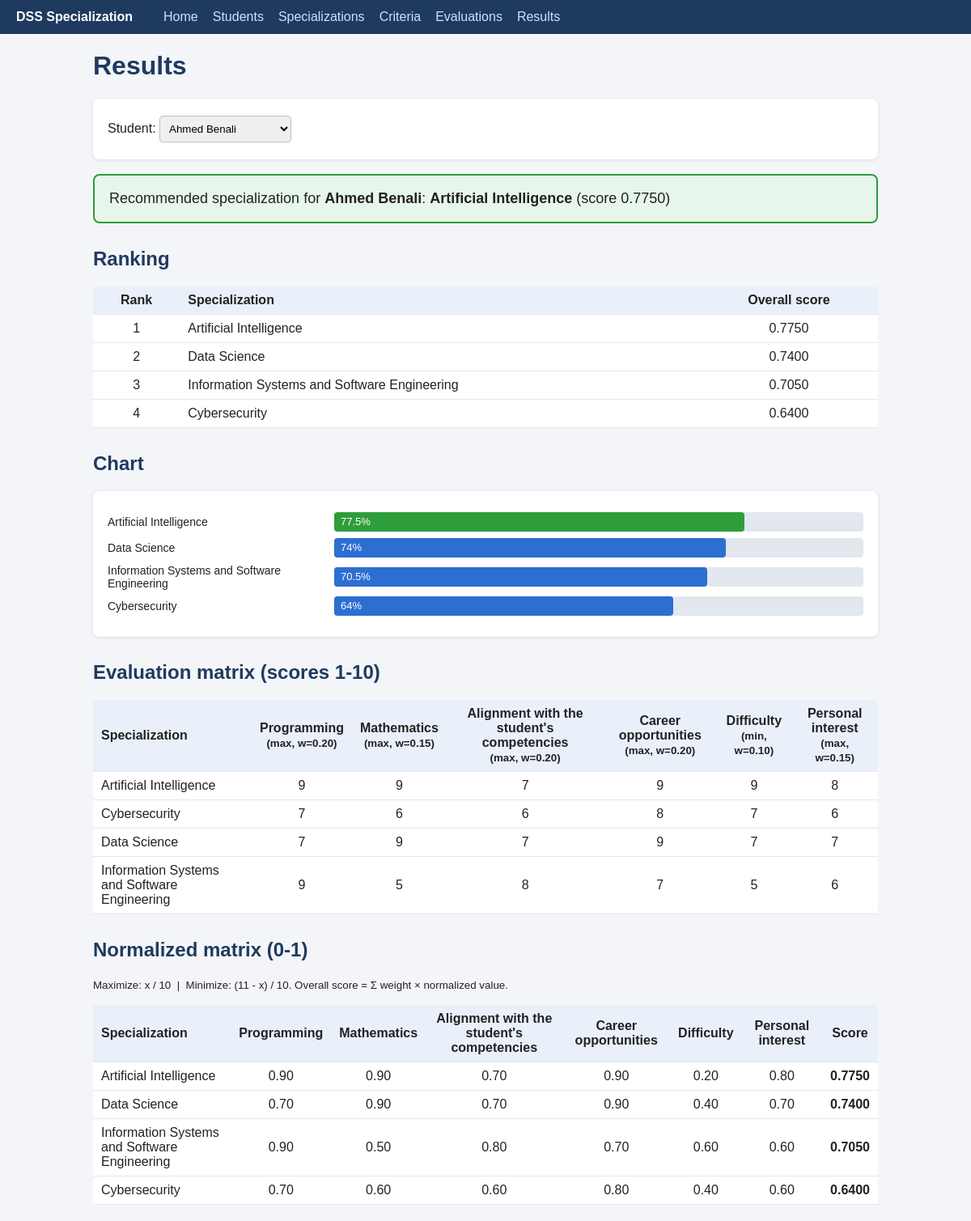
/results.php?student_id=1, run on the app's committed database.
### tables this page shows
CREATE TABLE students (
  id INT AUTO_INCREMENT PRIMARY KEY,
  name VARCHAR(100) NOT NULL,
  email VARCHAR(100) NULL
);

CREATE TABLE specializations (
  id INT AUTO_INCREMENT PRIMARY KEY,
  name VARCHAR(100) NOT NULL,
  description VARCHAR(255) NULL
);

CREATE TABLE criteria (
  id INT AUTO_INCREMENT PRIMARY KEY,
  name VARCHAR(100) NOT NULL,
  type ENUM('max','min') NOT NULL DEFAULT 'max',
  weight DECIMAL(4,2) NOT NULL DEFAULT 0.00
);

CREATE TABLE evaluations (
  id INT AUTO_INCREMENT PRIMARY KEY,
  student_id INT NOT NULL,
  specialization_id INT NOT NULL,
  criterion_id INT NOT NULL,
  score TINYINT NOT NULL,
  UNIQUE KEY uniq_eval (student_id, specialization_id, criterion_id),
  CONSTRAINT chk_score CHECK (score BETWEEN 1 AND 10),
  FOREIGN KEY (student_id) REFERENCES students(id) ON DELETE CASCADE,
  FOREIGN KEY (specialization_id) REFERENCES specializations(id) ON DELETE CASCADE,
  FOREIGN KEY (criterion_id) REFERENCES criteria(id) ON DELETE CASCADE
);

### config.php (called while the page is built, shortened)
<?php
function e($s) {
    return htmlspecialchars((string)$s, ENT_QUOTES, 'UTF-8');
}

### results.php (the view, shortened to what this page needs)
<?php
require 'config.php';
$students = $pdo->query("SELECT * FROM students ORDER BY name")->fetchAll();
$specs    = $pdo->query("SELECT * FROM specializations ORDER BY id")->fetchAll();
$crit     = $pdo->query("SELECT * FROM criteria ORDER BY id")->fetchAll();
$sid = (int)($_GET['student_id'] ?? 0);
$results = [];
$incomplete = [];
$ev = [];
$tie = false;
$totalW = 0;
foreach ($crit as $c) { $totalW += (float)$c['weight']; }
if ($sid) {
    $st = $pdo->prepare("SELECT specialization_id, criterion_id, score FROM evaluations WHERE student_id=?");
    $st->execute([$sid]);
    foreach ($st->fetchAll() as $r) {
        $ev[$r['specialization_id']][$r['criterion_id']] = (int)$r['score'];
    }
    foreach ($specs as $s) {
        $score = 0;
        $norm = [];
        $ok = true;
        foreach ($crit as $c) {
            $x = $ev[$s['id']][$c['id']] ?? null;
            $r = ($c['type'] === 'max') ? $x / 10 : (11 - $x) / 10;
            $norm[$c['id']] = $r;
            $score += (float)$c['weight'] * $r;
        }
        if ($ok && $totalW > 0) {
            $results[] = ['spec' => $s, 'score' => $score / $totalW, 'norm' => $norm];
        } else {
            $incomplete[] = $s['name'];
        }
    }
    usort($results, fn($a, $b) => $b['score'] <=> $a['score']);
    $rank = 0; $prev = null; $i = 0;
    foreach ($results as &$r) {
        $i++;
        $key = round($r['score'], 4);
        if ($prev === null || $key !== $prev) { $rank = $i; }
        $r['rank'] = $rank;
        $prev = $key;
    }
    $winners = array_values(array_filter($results, fn($r) => $r['rank'] === 1));
    $tie = count($winners) > 1;
}
$studentName = '';
foreach ($students as $s) { if ($s['id'] == $sid) $studentName = $s['name']; }
include 'header.php';
?>
<h1>Results</h1>
<div class="card">
  <form method="get">
    Student:
    <select name="student_id" onchange="this.form.submit()">
      <?php foreach ($students as $s): ?>
        <option value="<?= (int)$s['id'] ?>" <?= $sid == $s['id'] ? 'selected' : '' ?>><?= e($s['name']) ?></option>
      <?php endforeach; ?>
    </select>
  </form>
</div>
<?php if ($sid): ?>
<?php if (!$results): ?>
  <div class="msg-err">No complete evaluation available for <?= e($studentName) ?>.
    <a href="evaluations.php?student_id=<?= $sid ?>">Fill the evaluations</a>.</div>
<?php else: ?>
  <div class="reco">
    <?php if ($tie): ?>
      <strong>Tie detected!</strong> For <?= e($studentName) ?>, these specializations have the same highest score
      (<?= number_format($winners[0]['score'], 4) ?>):
      <strong><?= e(implode(' / ', array_map(fn($w) => $w['spec']['name'], $winners))) ?></strong>.
    <?php else: ?>
      Recommended specialization for <strong><?= e($studentName) ?></strong>:
      <strong><?= e($results[0]['spec']['name']) ?></strong>
      (score <?= number_format($results[0]['score'], 4) ?>)
    <?php endif; ?>
  </div>
  <h2>Ranking</h2>
  <table>
    <tr><th class="c">Rank</th><th>Specialization</th><th class="c">Overall score</th></tr>
    <?php foreach ($results as $r): ?>
    <tr>
      <td class="c"><?= $r['rank'] ?></td>
      <td><?= e($r['spec']['name']) ?></td>
      <td class="c"><?= number_format($r['score'], 4) ?></td>
    </tr>
    <?php endforeach; ?>
  </table>
  <h2>Chart</h2>
  <div class="card">
    <?php foreach ($results as $r): $pct = round($r['score'] * 100, 1); ?>
    <div class="bar-row">
      <div class="bar-label"><?= e($r['spec']['name']) ?></div>
      <div class="bar-track">
        <div class="bar-fill <?= $r['rank'] === 1 ? 'first' : '' ?>" style="width: <?= $pct ?>%"><?= $pct ?>%</div>
      </div>
    </div>
    <?php endforeach; ?>
  </div>
  <h2>Evaluation matrix (scores 1-10)</h2>
  <table>
    <tr>
      <th>Specialization</th>
      <?php foreach ($crit as $c): ?>
        <th class="c"><?= e($c['name']) ?><br><small>(<?= $c['type'] ?>, w=<?= number_format((float)$c['weight'], 2) ?>)</small></th>
      <?php endforeach; ?>
    </tr>
    <?php foreach ($specs as $s): ?>
    <tr>
      <td><?= e($s['name']) ?></td>
      <?php foreach ($crit as $c): ?>
        <td class="c"><?= e($ev[$s['id']][$c['id']] ?? '-') ?></td>
      <?php endforeach; ?>
    </tr>
    <?php endforeach; ?>
  </table>
  <h2>Normalized matrix (0-1)</h2>
  <p><small>Maximize: x / 10 &nbsp;|&nbsp; Minimize: (11 - x) / 10. Overall score = &Sigma; weight &times; normalized value.</small></p>
  <table>
    <tr>
      <th>Specialization</th>
      <?php foreach ($crit as $c): ?><th class="c"><?= e($c['name']) ?></th><?php endforeach; ?>
      <th class="c">Score</th>
    </tr>
    <?php foreach ($results as $r): ?>
    <tr>
      <td><?= e($r['spec']['name']) ?></td>
      <?php foreach ($crit as $c): ?>
        <td class="c"><?= number_format($r['norm'][$c['id']], 2) ?></td>
      <?php endforeach; ?>
      <td class="c"><strong><?= number_format($r['score'], 4) ?></strong></td>
    </tr>
    <?php endforeach; ?>
  </table>
<?php endif; ?>
<?php endif; ?>
<?php include 'footer.php'; ?>

### style.css (style rules this page uses)
* { box-sizing: border-box; }
body { font-family: Arial, sans-serif; margin: 0; background: #f3f5f9; color: #222; }
h1 { color: #1f3a5f; }
h2 { color: #1f3a5f; margin-top: 30px; }
.card { background: #fff; border-radius: 8px; padding: 18px; margin-bottom: 18px; box-shadow: 0 1px 4px rgba(0,0,0,.1); }
table { width: 100%; border-collapse: collapse; background: #fff; }
th, td { padding: 8px 10px; border-bottom: 1px solid #e3e7ee; text-align: left; }
th { background: #eaf0fa; }
td.c, th.c { text-align: center; }
input[type=text], input[type=email], input[type=number], select { padding: 7px; border: 1px solid #b8c2d4; border-radius: 4px; margin: 3px 0; }
.reco { background: #e7f6ea; border: 2px solid #2e9e3a; border-radius: 8px; padding: 18px; font-size: 18px; }
.bar-row { display: flex; align-items: center; margin: 8px 0; }
.bar-label { width: 280px; font-size: 14px; }
.bar-track { flex: 1; background: #e3e7ee; border-radius: 4px; height: 24px; }
.bar-fill { background: #2c6fd1; height: 24px; border-radius: 4px; color: #fff; font-size: 13px; line-height: 24px; padding-left: 8px; white-space: nowrap; }
.bar-fill.first { background: #2e9e3a; }

### data on the page
students: name "Ahmed Benali"
specializations: name "Artificial Intelligence", id "9", id "7", id "8", score "0.7750"
specializations: name "Data Science", id "7", id "9", score "0.7400"
specializations: name "Information Systems and Software Engineering", id "9", id "5", id "8", id "7", id "6", score "0.7050"
specializations: name "Cybersecurity", id.score "7", id.criterion_id "6", id "8", score "0.6400"
criteria: name "Programming", type "max", weight "0.20", id "0.90", id "0.70"
criteria: name "Mathematics", type "max", weight "0.15", id "0.90", id "0.50", id "0.60"
criteria: name "Alignment with the student's competencies", type "max", weight "0.20", id "0.70", id "0.80", id "0.60"
criteria: name "Career opportunities", type "max", weight "0.20", id "0.90", id "0.70", id "0.80"
criteria: name "Difficulty", type "min", weight "0.10", id "0.20", id "0.40", id "0.60"
criteria: name "Personal interest", type "max", weight "0.15", id "0.80", id "0.70", id "0.60"

### other printed values
$results[0]['score'] "0.7750"
$r['rank'] "1"
$r['score'] "0.7750"
$r['rank'] "2"
$r['score'] "0.7400"
$r['rank'] "3"
$r['score'] "0.7050"
$r['rank'] "4"
$r['score'] "0.6400"
$pct "77.5"
$pct "74"
$pct "70.5"
$pct "64"
form field student_id "Ahmed Benali"
